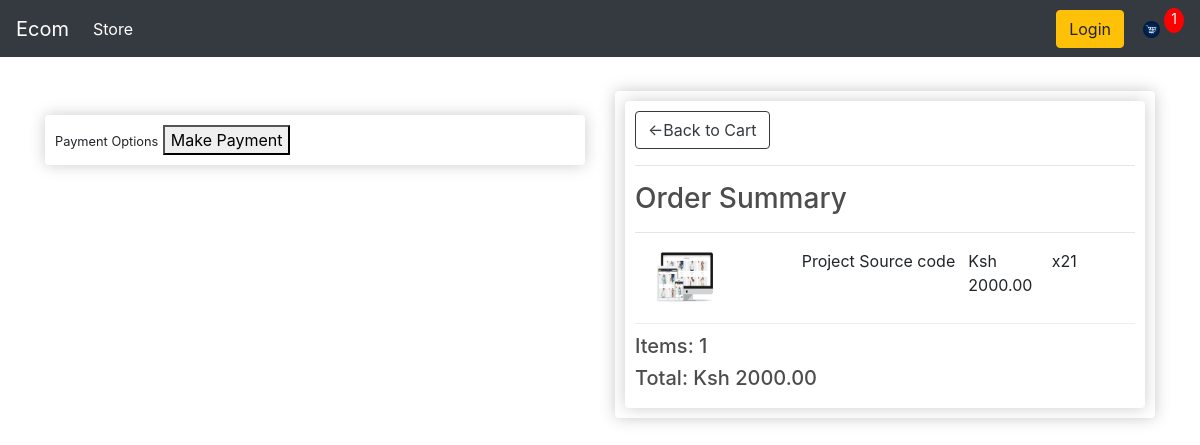
/checkout/ (signed in), run on an earlier commit of the app's database.
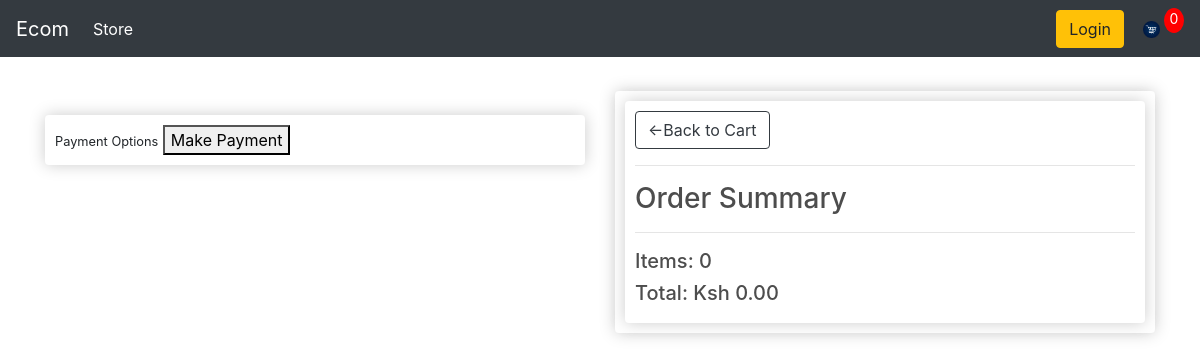
And on a later commit of the database.
### store/models.py (models this page shows, shortened)
class OrderItem(models.Model):
    product = models.ForeignKey(Product, on_delete=models.SET_NULL, null=True)
    order = models.ForeignKey(Order, on_delete=models.SET_NULL, null=True)
    quantity = models.IntegerField(default=0, null=True, blank=True)
    date_added = models.DateTimeField(auto_now_add=True)
    @property
    def get_total(self):
        total = self.product.price * self.quantity
        return total

class Product(models.Model):
     name = models.CharField(max_length=200, null=True)
     price = models.DecimalField(max_digits=7,decimal_places=2)
     digital = models.BooleanField(default=False, null=True, blank=False)
     image = models.ImageField(null=True,blank= True)
     @property
     def imageURL(self):
         try:
             url = self.image.url
         except:
             url = ''
         return url

class Order(models.Model):
    customer = models.ForeignKey(Customer, on_delete=models.SET_NULL, blank=True, null=True)
    date_order = models.DateTimeField(auto_now_add=True)
    complete = models.BooleanField(default=False, null=True, blank=False)
    transaction_id = models.CharField(max_length=200, null=True)
    @property
    def shipping(self):
        shipping = False
        orderitems = self.orderitem_set.all()
        for i in orderitems:
            if i.product.digital == False:
                shipping=True
        return shipping
    @property
    def get_cart_total(self):
        orderitems = self.orderitem_set.all()
        total = sum([item.get_total for item in orderitems])
        return total
    @property
    def get_cart_items(self):
        orderitems = self.orderitem_set.all()
        total = sum([item.quantity for item in orderitems])
        return total

### store/views.py (the view)
# urls.py: path('checkout/', views.checkout, name="checkout"),
def checkout(request):
    if request.user.is_authenticated:
        customer = request.user.customer
        order, created = Order.objects.get_or_create(customer=customer, complete=False)
        items = order.orderitem_set.all()
        cartItems = order.get_cart_items
    else:
        cookieData = cookieCart(request)
        cartItems = cookieData['cartItems']
        order = cookieData['order']
        items = cookieData['items']
    context = {'items' : items, 'order': order,'cartItems': cartItems}
    return render(request, 'store/checkout.html', context)

### store/templates/store/checkout.html (shortened to what this page needs)
{% extends 'store/main.html' %}
{% load static %}
{% block content %}
<div class="row">
    <div class="col-lg-6">
        <br>
        <div class="box-element hidden" id="payment-info">
            <small>Payment Options</small>
            <button id="make-payment">Make Payment</button>
        </div>
    </div>
    <div class="col-lg-6">
        <div class="box-element" >
            <div class="box-element">
                <a href="{% url 'cart'%}" class="btn btn-outline-dark">&#x2190;Back to Cart</a>
                <hr>
                <h3>Order  Summary</h3>
                <hr>
                {%for item in items %}
                <div class="cart-row">
                    <div style="flex: 2;"> <img class="row-image" src="{{item.product.imageURL}}"></div>
                    <div style="flex: 2;"><p>{{item.product.name}}</p></div>
                    <div style="flex: 1;"><p>Ksh {{item.product.price|floatformat:2}}</p></div>
                    <div style="flex: 1;"><p>x2{{item.quantity}}</p></div>
                </div>
                {% endfor %}
                <h5>Items: {{order.get_cart_items}}</h5>
                <h5>Total: Ksh {{order.get_cart_total|floatformat:2}}</h5>
            </div>
        </div>
    </div>
</div>
{% endblock content %}

What changed in the data, as far as the page shows it:
no longer on this page (row unchanged): OrderItem: product.imageURL (picture), product.name "Project Source code", product.price "2000.00", quantity "1"
no longer on this page (row edited): Order: get_cart_items "1", get_cart_total "2000.00"
added Order: get_cart_items "0", get_cart_total "0.00"
Also different on the page:
{{ cartItems }}: "1" → "0"
